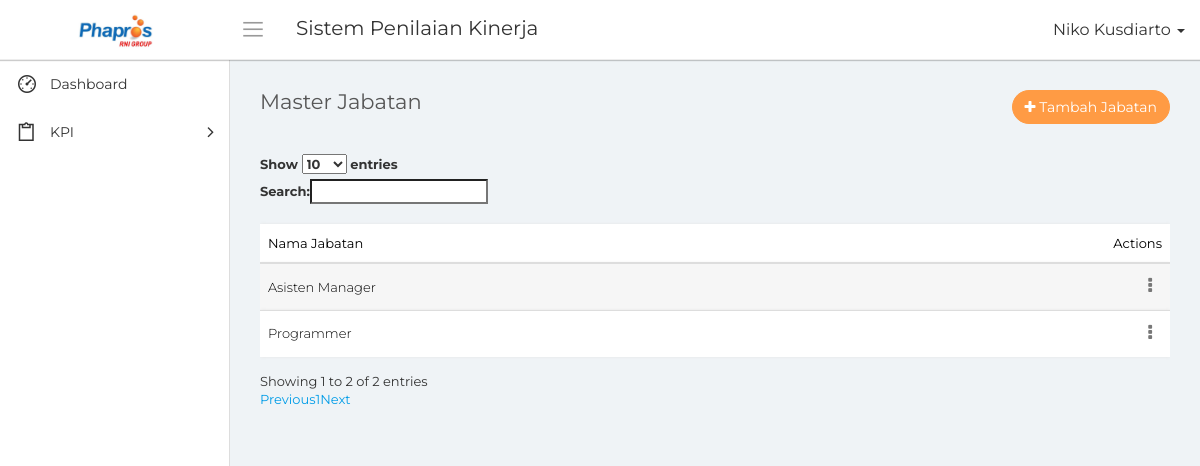
The page /data_jabatan.php (signed in) on the database its author committed.
### tables this page shows
CREATE TABLE `mst_jabatan` (
  `id_jabatan` bigint(20) NOT NULL,
  `nama_jabatan` varchar(50) NOT NULL,
  `tanggal_input` date NOT NULL
);

### conn/database.php (called while the page is built, shortened)
<?php
	class database{
		function __construct(){
			$this->connection = new mysqli('localhost', 'root', '','phapros_final');
		}
		function tampil_jabatan(){
			$query = $this->connection->query("SELECT * FROM mst_jabatan");
			while($tampil = $query->fetch_array())
				$hasil[] = $tampil;
			return $hasil;
		}
		function tampil_akses(){
			$query = $this->connection->query("SELECT * FROM akses_menu");
			while($tampil = $query->fetch_array())
				$hasil[] = $tampil;
			return $hasil;
		}
	}
?>

### data_jabatan.php (the view, shortened to what this page needs)
<?php
    include "conn/database.php";
    $db = new database();
    $nama = $_SESSION['nama'];
    $jabatan = $_SESSION['id_jabatan'];
?>
<!DOCTYPE html>
<html>
    <head>
        <link rel="stylesheet" type="text/css" href="assets/css/bootstrap.min.css">
        <link rel="stylesheet" type="text/css" href="assets/css/font-awesome.min.css">
        <link rel="stylesheet" type="text/css" href="assets/css/line-awesome.min.css">
        <link rel="stylesheet" type="text/css" href="https://cdn.datatables.net/v/dt/dt-1.10.18/datatables.min.css"/>
		<link rel="stylesheet" type="text/css" href="assets/css/select2.min.css">
		<link rel="stylesheet" type="text/css" href="assets/css/bootstrap-datetimepicker.min.css">
        <link rel="stylesheet" type="text/css" href="assets/css/style.css">
    </head>
    <body>
        <div class="main-wrapper">
            <div class="header">
				<div class="header-left">
                    <a href="index.php" class="logo">
						<img src="assets/img/logo-phapros.jpg" width="75" height="" alt="">
					</a>
                </div>
				<a id="toggle_btn" href="javascript:void(0);"><i class="la la-bars"></i></a>
                <div class="page-title-box pull-left">
					<h3>Sistem Penilaian Kinerja</h3>
                </div>
				<ul class="nav navbar-nav navbar-right user-menu pull-right">
					<li class="dropdown">
						<a href="" class="dropdown-toggle user-link" data-toggle="dropdown" title="Admin">
							<span>
                                <?php echo $nama; ?>
                            </span>
							<i class="caret"></i>
						</a>
					</li>
				</ul>
            </div>
            <div class="sidebar" id="sidebar">
                <div class="sidebar-inner slimscroll">
					<div id="sidebar-menu" class="sidebar-menu">
						<ul>
							<li>
								<a href="index.php"><i class="la la-dashboard"></i> <span>Dashboard</span></a>
							</li>
                            <?php
                                foreach($db->tampil_akses() as $tampil)
                                {
                                    if($tampil['id_jabatan'] == $jabatan)
                                    {
                                        $m1 = $tampil['menu1'];
                                        $m2 = $tampil['menu2'];
                                        $m3 = $tampil['menu3'];
                                        $m4 = $tampil['menu4'];
                                        $m5 = $tampil['menu5'];
                                        $m6 = $tampil['menu6'];
                                        $m7 = $tampil['menu7'];
                                    }
                                }
                            ?>
                            <li class="submenu">
								<a href="#"><i class="la la-clipboard"></i> <span> KPI</span> <span class="menu-arrow"></span></a>
							</li>
						</ul>
					</div>
                </div>
            </div>
            <div class="page-wrapper">
                <div class="content container-fluid">
					<div class="row">
						<div class="col-xs-8">
							<h4 class="page-title">Master Jabatan</h4>
						</div>
						<div class="col-xs-4 text-right m-b-30">
							<a href="#" class="btn btn-primary rounded pull-right" data-toggle="modal" data-target="#add_ticket"><i class="fa fa-plus"></i> Tambah Jabatan</a>
						</div>
					</div>
					<div class="row">
						<div class="col-md-12">
							<div class="table-responsive">
								<table class="table table-striped custom-table m-b-0 display" id="tabel">
									<thead>
										<tr>
											<th>Nama Jabatan</th>
											<th class="text-right">Actions</th>
										</tr>
									</thead>
									<tbody>
                                    <?php
                                        foreach($db->tampil_jabatan() as $data)
                                        {
                                    ?>
                                            <tr>
                                                <td><?php echo $data['nama_jabatan']; ?></td>
                                                <td class="text-right">
                                                    <div class="dropdown">
                                                        <a href="#" class="action-icon dropdown-toggle" data-toggle="dropdown" aria-expanded="false"><i class="fa fa-ellipsis-v"></i></a>
                                                    </div>
                                                </td>
                                            </tr>
                                    <?php
                                        }
                                    ?>
									</tbody>
								</table>
							</div>
						</div>
					</div>
                </div>
            </div>
        </div>
    </body>
</html>

### rows shown on the page
mst_jabatan: nama_jabatan "Asisten Manager"
mst_jabatan: nama_jabatan "Programmer"

### other values the page prints
$nama "Niko Kusdiarto"
